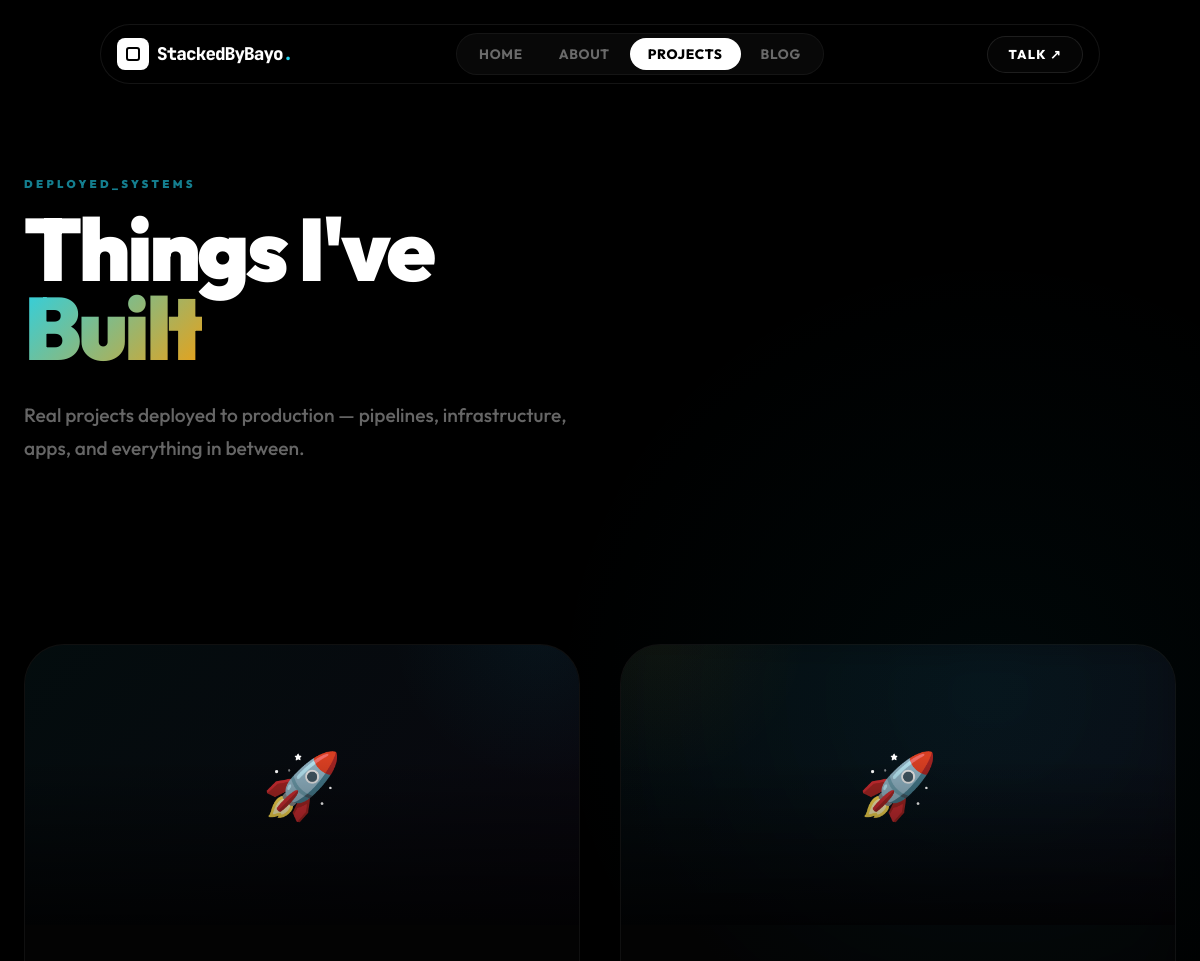
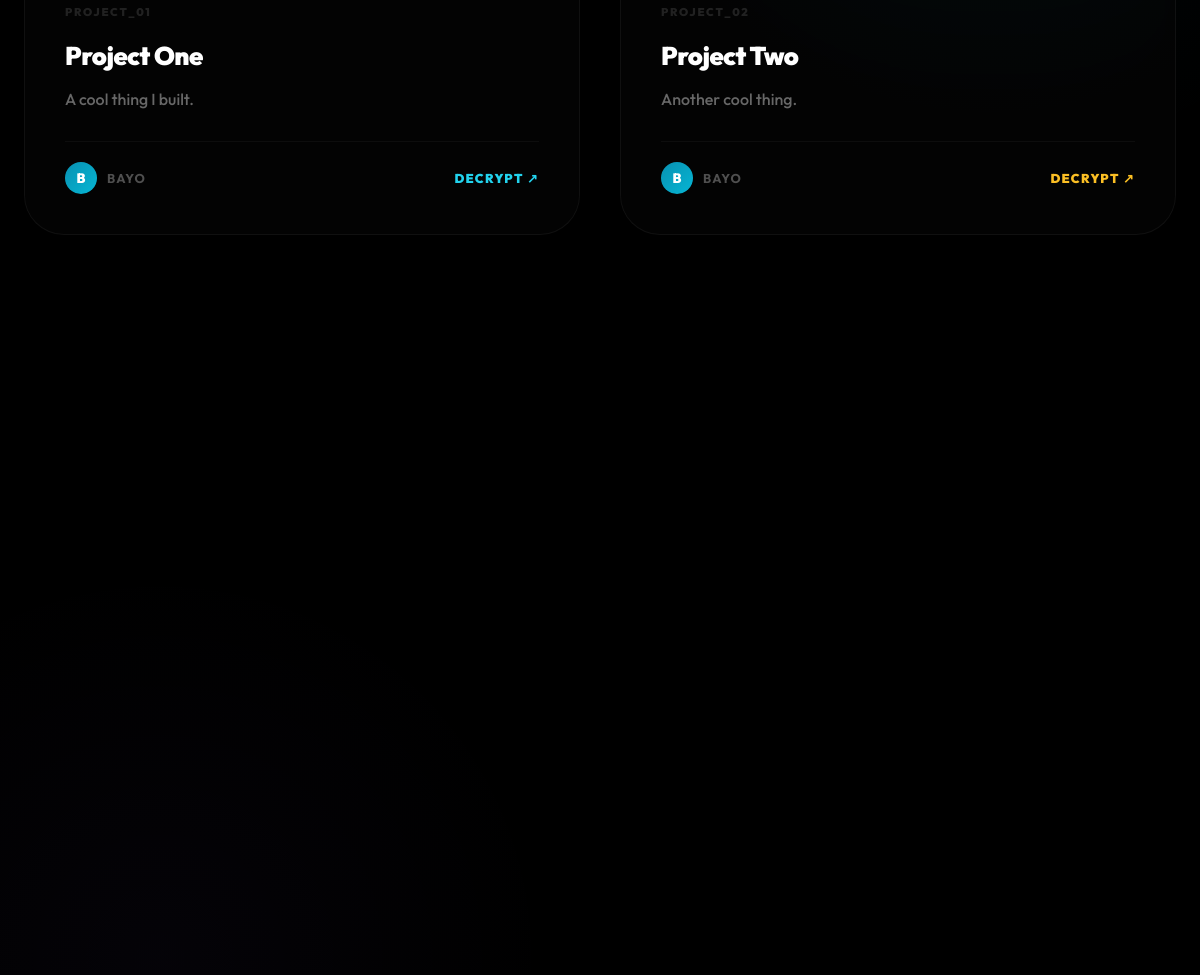
Page /projects (upper part) on the earlier database version (2 pictures, top to bottom).
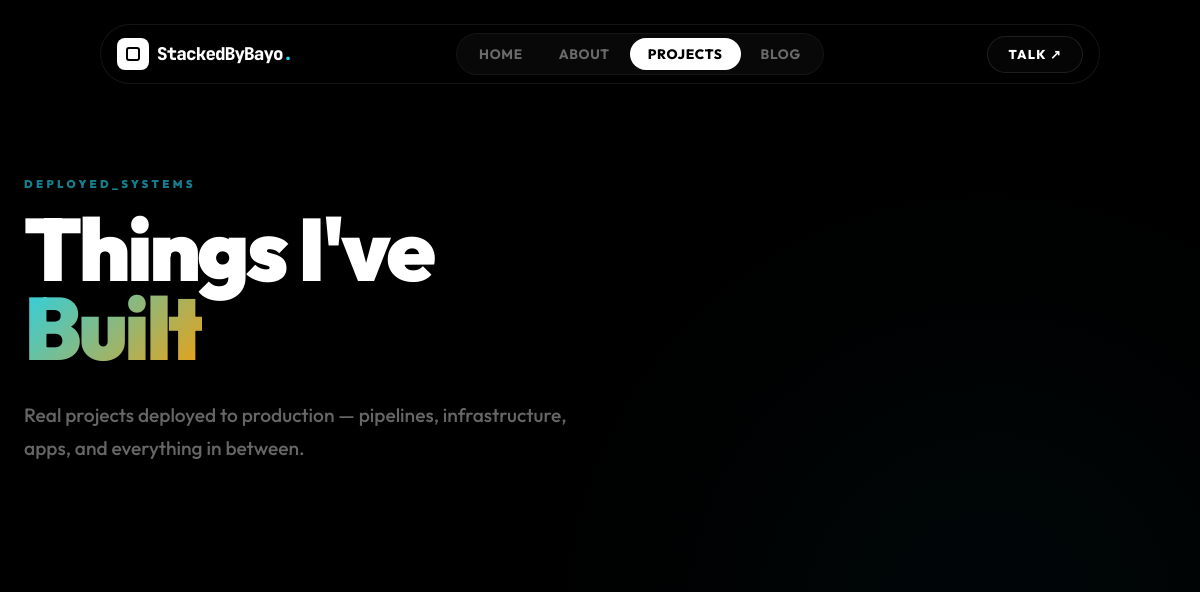
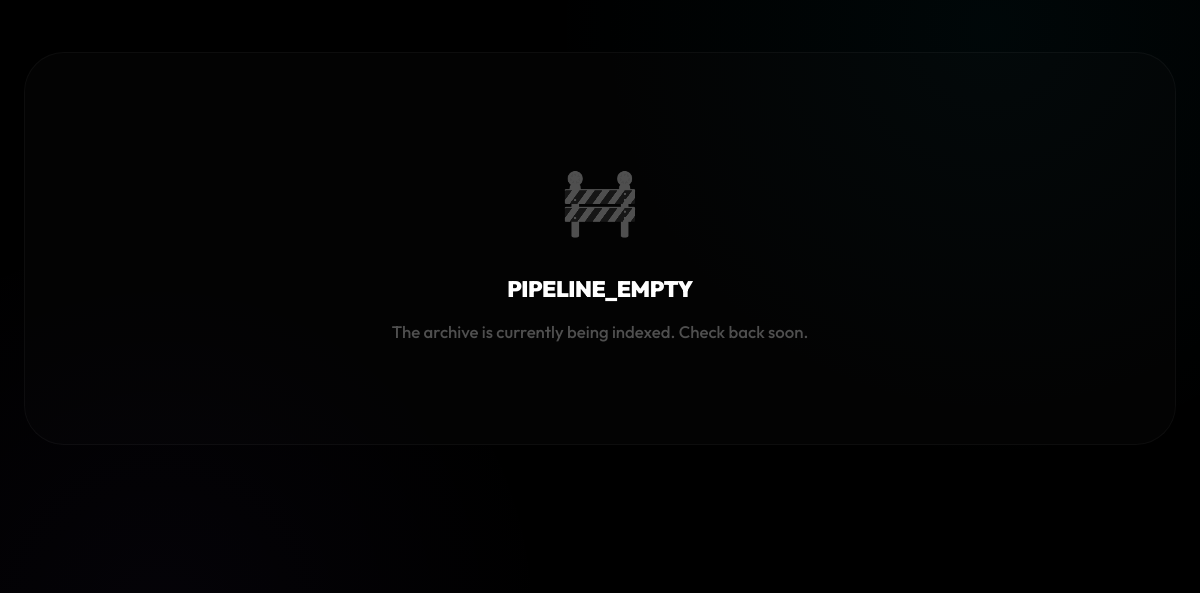
Same page on the later database version (2 pictures, top to bottom).
### app/models.py (models this page shows)
class Project(db.Model):
    id = db.Column(db.Integer, primary_key=True)
    title = db.Column(db.String(200), nullable=False)
    description = db.Column(db.Text, nullable=False)
    url = db.Column(db.String(300))
    tech_stack = db.Column(db.String(300))
    image = db.Column(db.String(300))
    comments = db.relationship('Comment', backref='project', lazy=True)

### app/__init__.py (the view)
    @app.route("/projects")
    def projects():
        all_projects = Project.query.all()
        return render_template("projects.html", projects=all_projects)

### app/templates/projects.html (shortened to what the changed rows need)
{% extends "base.html" %}
{% block content %}
<div style="position:relative; overflow:clip;">
  <div style="padding: var(--container-padding) 24px 120px; max-width:1200px; margin:0 auto; position:relative; z-index:2;">
    <div style="margin-bottom: var(--section-gap);" class="reveal">
      <h1 style="font-size:clamp(2.8rem,9vw,5.5rem);font-weight:900;color:#fff;line-height:0.9;margin-bottom:32px;letter-spacing:-0.04em;">
        Things I've<br><span class="g-text">Built</span>
      </h1>
    </div>
    {% if projects %}
    <div class="projects-2col" style="display:grid; grid-template-columns: repeat(2, 1fr); gap: clamp(20px, 4vw, 40px);">
      {% for project in projects %}
      <a href="/projects/{{ project.id }}" class="project-card reveal">
        {% if loop.index is odd %}
        <div style="position:absolute; top:-30%; right:-20%; width:300px; height:300px; background:radial-gradient(circle, rgba(6,182,212,0.06) 0%, transparent 70%); pointer-events:none; z-index:0;"></div>
        {% else %}
        <div style="position:absolute; top:-30%; left:-20%; width:300px; height:300px; background:radial-gradient(circle, rgba(245,158,11,0.05) 0%, transparent 70%); pointer-events:none; z-index:0;"></div>
        {% endif %}
        <div class="project-img-wrap">
          {% if project.image %}
          <img src="/static/uploads/{{ project.image }}" alt="{{ project.title }}">
          {% else %}
          <div class="project-placeholder">🚀</div>
          {% endif %}
          <div style="position:absolute;inset:0;background:linear-gradient(to top, rgba(0,0,0,0.8) 0%, transparent 60%);pointer-events:none;"></div>
        </div>
        <div style="padding: clamp(24px, 4vw, 40px); flex:1; display:flex; flex-direction:column; position:relative; z-index:1;">
          <p class="project-num">PROJECT_{{ '%02d' % loop.index }}</p>
          <h3 style="font-size:clamp(1.2rem,3vw,1.6rem);font-weight:900;color:#fff;margin-bottom:14px;letter-spacing:-0.02em;line-height:1.2;">{{ project.title }}</h3>
          <p style="font-size:1rem;color:rgba(255,255,255,0.4);line-height:1.7;flex:1;margin-bottom:28px;font-weight:500;">{{ project.description | striptags | truncate(130) }}</p>
          <div style="display:flex;justify-content:space-between;align-items:center;padding-top:20px;border-top:1px solid rgba(255,255,255,0.04);">
            <div style="display:flex;align-items:center;gap:10px;">
              <div style="width:32px;height:32px;background:linear-gradient(135deg,#0891b2,#06b6d4);border-radius:50%;display:flex;align-items:center;justify-content:center;font-size:0.85rem;font-weight:900;color:#fff;flex-shrink:0;">B</div>
              <span style="font-size:0.8rem;color:rgba(255,255,255,0.3);font-weight:700;text-transform:uppercase;letter-spacing:0.08em;">Bayo</span>
            </div>
            <span style="font-size:0.8rem;font-weight:900;color:{% if loop.index is odd %}var(--cyan-light){% else %}var(--amber-light){% endif %};text-transform:uppercase;letter-spacing:0.1em;">DECRYPT ↗</span>
          </div>
        </div>
      </a>
      {% endfor %}
    </div>
    {% else %}
    <div style="padding:100px 48px;text-align:center;background:rgba(255,255,255,0.01);border:1px solid rgba(255,255,255,0.04);border-radius:40px;" class="reveal">
      <div style="font-size:4rem;margin-bottom:24px;filter:grayscale(1) brightness(2);opacity:0.3;">🚧</div>
      <h2 style="font-size:1.4rem;font-weight:900;color:#fff;margin-bottom:12px;letter-spacing:-0.02em;">PIPELINE_EMPTY</h2>
      <p style="color:rgba(255,255,255,0.3);font-size:1.05rem;font-weight:500;">The archive is currently being indexed. Check back soon.</p>
    </div>
    {% endif %}
  </div>
</div>
{% endblock %}

Differences in the rows shown:
removed Project: index "01", title "Project One", description "A cool thing I built."
removed Project: index "02", title "Project Two", description "Another cool thing."
Other differences:
text now shown: "🚧 PIPELINE_EMPTY The archive is currently being indexed. Check back soon."
